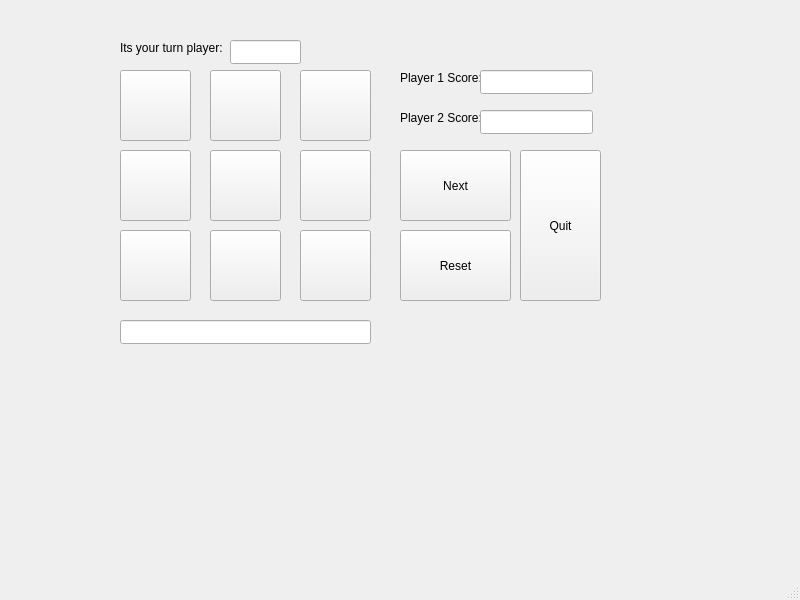
<?xml version="1.0" encoding="UTF-8"?>
<ui version="4.0">
 <class>MainWindow</class>
 <widget class="QMainWindow" name="MainWindow">
  <property name="geometry">
   <rect>
    <x>0</x>
    <y>0</y>
    <width>800</width>
    <height>600</height>
   </rect>
  </property>
  <property name="windowTitle">
   <string>MainWindow</string>
  </property>
  <widget class="QWidget" name="centralwidget">
   <widget class="QPushButton" name="pushButton_1">
    <property name="geometry">
     <rect>
      <x>120</x>
      <y>70</y>
      <width>71</width>
      <height>71</height>
     </rect>
    </property>
    <property name="text">
     <string/>
    </property>
   </widget>
   <widget class="QPushButton" name="pushButton_2">
    <property name="geometry">
     <rect>
      <x>210</x>
      <y>70</y>
      <width>71</width>
      <height>71</height>
     </rect>
    </property>
    <property name="text">
     <string/>
    </property>
   </widget>
   <widget class="QPushButton" name="pushButton_3">
    <property name="geometry">
     <rect>
      <x>300</x>
      <y>70</y>
      <width>71</width>
      <height>71</height>
     </rect>
    </property>
    <property name="text">
     <string/>
    </property>
   </widget>
   <widget class="QPushButton" name="pushButton_4">
    <property name="geometry">
     <rect>
      <x>120</x>
      <y>150</y>
      <width>71</width>
      <height>71</height>
     </rect>
    </property>
    <property name="text">
     <string/>
    </property>
   </widget>
   <widget class="QPushButton" name="pushButton_5">
    <property name="geometry">
     <rect>
      <x>210</x>
      <y>150</y>
      <width>71</width>
      <height>71</height>
     </rect>
    </property>
    <property name="text">
     <string/>
    </property>
   </widget>
   <widget class="QPushButton" name="pushButton_6">
    <property name="geometry">
     <rect>
      <x>300</x>
      <y>150</y>
      <width>71</width>
      <height>71</height>
     </rect>
    </property>
    <property name="text">
     <string/>
    </property>
   </widget>
   <widget class="QPushButton" name="pushButton_7">
    <property name="geometry">
     <rect>
      <x>120</x>
      <y>230</y>
      <width>71</width>
      <height>71</height>
     </rect>
    </property>
    <property name="text">
     <string/>
    </property>
   </widget>
   <widget class="QPushButton" name="pushButton_8">
    <property name="geometry">
     <rect>
      <x>210</x>
      <y>230</y>
      <width>71</width>
      <height>71</height>
     </rect>
    </property>
    <property name="text">
     <string/>
    </property>
   </widget>
   <widget class="QPushButton" name="pushButton_9">
    <property name="geometry">
     <rect>
      <x>300</x>
      <y>230</y>
      <width>71</width>
      <height>71</height>
     </rect>
    </property>
    <property name="text">
     <string/>
    </property>
   </widget>
   <widget class="QLabel" name="label">
    <property name="geometry">
     <rect>
      <x>120</x>
      <y>40</y>
      <width>171</width>
      <height>16</height>
     </rect>
    </property>
    <property name="text">
     <string>Its your turn player: </string>
    </property>
   </widget>
   <widget class="QLineEdit" name="playerLine">
    <property name="geometry">
     <rect>
      <x>230</x>
      <y>40</y>
      <width>71</width>
      <height>24</height>
     </rect>
    </property>
   </widget>
   <widget class="QLineEdit" name="winnerLine">
    <property name="geometry">
     <rect>
      <x>120</x>
      <y>320</y>
      <width>251</width>
      <height>24</height>
     </rect>
    </property>
   </widget>
   <widget class="QPushButton" name="resetButton">
    <property name="geometry">
     <rect>
      <x>400</x>
      <y>230</y>
      <width>111</width>
      <height>71</height>
     </rect>
    </property>
    <property name="text">
     <string>Reset</string>
    </property>
   </widget>
   <widget class="QLabel" name="label_2">
    <property name="geometry">
     <rect>
      <x>400</x>
      <y>70</y>
      <width>81</width>
      <height>16</height>
     </rect>
    </property>
    <property name="text">
     <string>Player 1 Score:</string>
    </property>
   </widget>
   <widget class="QLabel" name="label_3">
    <property name="geometry">
     <rect>
      <x>400</x>
      <y>110</y>
      <width>81</width>
      <height>16</height>
     </rect>
    </property>
    <property name="text">
     <string>Player 2 Score:</string>
    </property>
   </widget>
   <widget class="QLineEdit" name="player1_Score">
    <property name="geometry">
     <rect>
      <x>480</x>
      <y>70</y>
      <width>113</width>
      <height>24</height>
     </rect>
    </property>
   </widget>
   <widget class="QLineEdit" name="player2_Score">
    <property name="geometry">
     <rect>
      <x>480</x>
      <y>110</y>
      <width>113</width>
      <height>24</height>
     </rect>
    </property>
   </widget>
   <widget class="QPushButton" name="nextButton">
    <property name="geometry">
     <rect>
      <x>400</x>
      <y>150</y>
      <width>111</width>
      <height>71</height>
     </rect>
    </property>
    <property name="text">
     <string>Next</string>
    </property>
   </widget>
   <widget class="QPushButton" name="quit">
    <property name="geometry">
     <rect>
      <x>520</x>
      <y>150</y>
      <width>81</width>
      <height>151</height>
     </rect>
    </property>
    <property name="text">
     <string>Quit</string>
    </property>
   </widget>
  </widget>
  <widget class="QMenuBar" name="menubar">
   <property name="geometry">
    <rect>
     <x>0</x>
     <y>0</y>
     <width>800</width>
     <height>21</height>
    </rect>
   </property>
  </widget>
  <widget class="QStatusBar" name="statusbar"/>
 </widget>
 <resources/>
 <connections/>
</ui>
